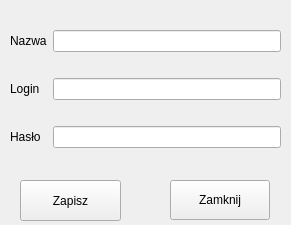
<?xml version="1.0" encoding="UTF-8"?>
<ui version="4.0">
 <class>Zapisz</class>
 <widget class="QWidget" name="Zapisz">
  <property name="geometry">
   <rect>
    <x>0</x>
    <y>0</y>
    <width>291</width>
    <height>225</height>
   </rect>
  </property>
  <property name="windowTitle">
   <string>Zapisywanie</string>
  </property>
  <widget class="QWidget" name="gridLayoutWidget">
   <property name="geometry">
    <rect>
     <x>10</x>
     <y>10</y>
     <width>271</width>
     <height>161</height>
    </rect>
   </property>
   <layout class="QGridLayout" name="gridLayout">
    <item row="1" column="0">
     <widget class="QLabel" name="label_2">
      <property name="text">
       <string>Login</string>
      </property>
     </widget>
    </item>
    <item row="0" column="0">
     <widget class="QLabel" name="label">
      <property name="text">
       <string>Nazwa</string>
      </property>
     </widget>
    </item>
    <item row="2" column="0">
     <widget class="QLabel" name="label_3">
      <property name="text">
       <string>Hasło</string>
      </property>
     </widget>
    </item>
    <item row="0" column="1">
     <widget class="QLineEdit" name="nameLine"/>
    </item>
    <item row="1" column="1">
     <widget class="QLineEdit" name="loginLine"/>
    </item>
    <item row="2" column="1">
     <widget class="QLineEdit" name="passwordLine"/>
    </item>
   </layout>
  </widget>
  <widget class="QPushButton" name="zapiszButton">
   <property name="geometry">
    <rect>
     <x>20</x>
     <y>180</y>
     <width>101</width>
     <height>41</height>
    </rect>
   </property>
   <property name="text">
    <string>Zapisz</string>
   </property>
   <property name="autoDefault">
    <bool>true</bool>
   </property>
  </widget>
  <widget class="QPushButton" name="zamknijButton">
   <property name="geometry">
    <rect>
     <x>170</x>
     <y>180</y>
     <width>100</width>
     <height>40</height>
    </rect>
   </property>
   <property name="minimumSize">
    <size>
     <width>100</width>
     <height>40</height>
    </size>
   </property>
   <property name="maximumSize">
    <size>
     <width>100</width>
     <height>40</height>
    </size>
   </property>
   <property name="text">
    <string>Zamknij</string>
   </property>
  </widget>
 </widget>
 <resources/>
 <connections/>
</ui>
